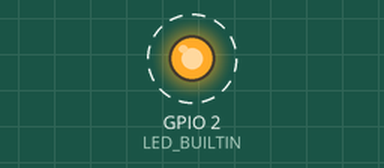
The program below on a simulated ESP8266 (NodeMCU). Parts: output pins drawn as LEDs (lit = HIGH, except the on-board LED, lit = LOW). Dashed ring = blinking. WiFi joins after 1.5 s; servers stay silent unless stated; not simulated (calls return 0 or success): .env.secrets.h; what the program prints to the serial monitor is not drawn.

Above: at 1.8 s.
Timing chart, 0 to 4.6 s (numbered marks = the images above):
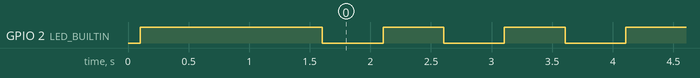

The program:

main.cpp
```cpp
#include <Arduino.h>
#include <ArduinoOTA.h>
#include <ESP8266WiFi.h>

#include "secrets.h"

namespace {
constexpr char OTA_HOSTNAME[] = "nodemcu-01";
constexpr uint32_t WIFI_CONNECT_TIMEOUT_MS = 25000;
constexpr uint32_t WIFI_RETRY_INTERVAL_MS = 10000;
constexpr uint32_t BLINK_INTERVAL_MS = 500;

uint32_t lastWiFiAttemptAt = 0;
uint32_t lastBlinkAt = 0;
bool otaStarted = false;
bool otaInProgress = false;
bool ledState = false;

void setupOta() {
  if (otaStarted) {
    return;
  }

  ArduinoOTA.setHostname(OTA_HOSTNAME);
  ArduinoOTA.setPassword(OTA_PASSWORD);

  ArduinoOTA.onStart([]() {
    otaInProgress = true;
    Serial.println("[OTA] update started");
  });
  ArduinoOTA.onEnd([]() {
    Serial.println("\n[OTA] update finished");
  });
  ArduinoOTA.onProgress([](unsigned int progress, unsigned int total) {
    Serial.printf("[OTA] progress: %u%%\r", (progress * 100U) / total);
  });
  ArduinoOTA.onError([](ota_error_t error) {
    otaInProgress = false;
    Serial.printf("\n[OTA] error[%u]\n", error);
  });

  ArduinoOTA.begin();
  otaStarted = true;
  Serial.print("[OTA] ready at ");
  Serial.print(OTA_HOSTNAME);
  Serial.println(".local");
}

bool connectWiFi() {
  if (WiFi.status() == WL_CONNECTED &&
      WiFi.localIP() != IPAddress(0, 0, 0, 0)) {
    return true;
  }

  Serial.println("[WiFi] connecting...");
  WiFi.mode(WIFI_STA);
  WiFi.begin(WIFI_SSID, WIFI_PASSWORD);

  const uint32_t startedAt = millis();
  while (WiFi.status() != WL_CONNECTED &&
         millis() - startedAt < WIFI_CONNECT_TIMEOUT_MS) {
    delay(250);
    yield();
  }

  if (WiFi.status() != WL_CONNECTED) {
    Serial.println("[WiFi] connection timeout");
    return false;
  }

  Serial.print("[WiFi] connected, ip=");
  Serial.println(WiFi.localIP());
  return true;
}

void updateBlink() {
  if (otaInProgress || millis() - lastBlinkAt < BLINK_INTERVAL_MS) {
    return;
  }

  lastBlinkAt = millis();
  ledState = !ledState;
  digitalWrite(LED_BUILTIN, ledState ? LOW : HIGH);
}
}  // namespace

void setup() {
  Serial.begin(115200);
  delay(100);
  Serial.println("[BOOT] OTA and blinking firmware starting");

  pinMode(LED_BUILTIN, OUTPUT);
  digitalWrite(LED_BUILTIN, HIGH);

  if (connectWiFi()) {
    setupOta();
  }
}

void loop() {
  const uint32_t now = millis();

  if (WiFi.status() == WL_CONNECTED) {
    setupOta();
    ArduinoOTA.handle();
  } else if (now - lastWiFiAttemptAt >= WIFI_RETRY_INTERVAL_MS) {
    lastWiFiAttemptAt = now;
    Serial.println("[WiFi] disconnected, reconnecting...");
    connectWiFi();
  }

  updateBlink();
  yield();
}
```

secrets.h
```cpp
#pragma once

#include ".env.secrets.h"
```

Measured:
- by itself, GPIO 2 (LED_BUILTIN): alternates HIGH for 0.50 s and LOW for 0.50 s
